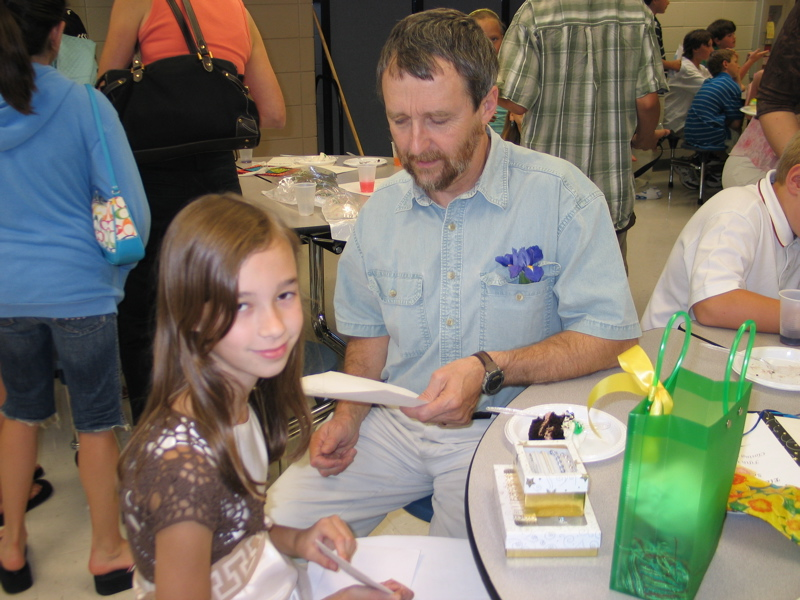
%> input picture torque_code/MAX-MOMENTS-PATCHES/natalieAndMe.jpg, 800 x 600 px, given in place of DSCN3954.jpg, which was not available
$ octave experimentTorque2.m   (GNU Octave 9; MATLAB toolbox functions it lacks are replaced by stand-ins)
%> lines starting %> are read from the running program, lines starting %| are printed output that depends on the picture; in (x1, y1, x2, y2) boxes, pixels count from 0 and x2, y2 are one past the last pixel; in counts of white or black regions, pixels touching at a corner belong together; the program's own positions count from 1; pictures that were not available may be replaced by others from this repository, and a replacement may not be noted
### torque_code/computeCannyEdge.m
function edges = computeCannyEdge( im, thresh,resize, sigma)
%
    if nargin < 2
        thresh = [];
    end

    if nargin < 4
        sigma = 1;
    end

    imGray = rgb2gray( im );
    imGray = double(imGray)/255;

    edgeS = edge( imGray,'canny', thresh, sigma );
    figure(1); imshow(imresize(edgeS,(1/resize)));
    % compute edge direction
    sig = 0.5;
    delt = 1e-5;
    WH = sqrt(2*sig^2*(-log(sqrt(2*pi)*sig*delt)));
    H = fspecial('gaussian',2*ceil(WH)+1,sig);
    imGraySmoothed = imfilter( imGray, H );
    [gx,gy] = gradient( imGraySmoothed );
    theta = atan2( -gx, gy );
    theta( gx==0 & gy==0 ) = NaN;

    % split edges into eight directions
    theta = theta + pi/8.0;
    theta(theta<0) = theta(theta<0) + 2.0*pi;
    edges = zeros([size(edgeS),8]);
    for i=1:8
        mask = ( theta>=(i-1)/8.0*2.0*pi & theta<i/8.0*2.0*pi );
        edges(:,:,i) = edgeS .* mask;
    end


### torque_code/computeTorque.m
function [momentStack] = computeTorque( edges, patchList )
%
% computing torque for edge map
%

    szEdges = size(edges);

	weights = findWeights(edges);

    %figure; imshow(weights)

	replicatedWeights = repmat(weights, [1 1 8]);
	weightedEdges = edges .* replicatedWeights;

	sumEdges = integralStackImage(weightedEdges);

    momentArms = makeMomentArms(szEdges(1), szEdges(2));
	moments = momentArms .* weightedEdges;
	sumMoments = integralStackImage(moments);

	momentStack = findMomentScaleStack( momentArms, sumEdges, sumMoments, patchList );


### torque_code/MAX-MOMENTS-PATCHES/findWeights.m
function weights = findWeights(edges)
%
% Find weights for each pixels, giving lower weights to pixels having several edges

edgeCount = sum(double(edges), 3); % sum along third dimension
zeroWeights = (edgeCount==0); % where weight should be zero
edgeCount(zeroWeights) = 1; % set zeros to 1 to avoid division by zero
weights = ones(size(edgeCount));
weights = weights ./ edgeCount;
weights(zeroWeights) = 0; % set weights to zero where there is no edges

### torque_code/MAX-MOMENTS-PATCHES/integralStackImage.m
function sumStack = integralStackImage(imageStack)

% Input: imageStack(:,:,:) is a stack of images

% Output: sumStack(:,:,:) is a stack of integral images

% Integral images for edges sum up to 1000 x 1000
% Order 1 moments for 1000 x 1000 images can sum up to 10^9
% Order 2 moments can sum up to 10^12; need to use double. int64 does not have addition operation

% CHECK: float arithmetic may be faster

sumCols = zeros(size(imageStack)); % used to sum edges column by column
sumStack = zeros(size(imageStack)); % used to sum sumColsEdges row by row

[nbRows,nbCols] = size(imageStack(:,:,1));

sumCols(:,1,:) = imageStack(:,1,:); % first column of sumColsEdges is same as edges
for iCol = 2:nbCols
    sumCols(:,iCol,:) = sumCols(:,iCol-1,:) + imageStack(:,iCol,:);
end

sumStack(1,:,:) = sumCols(1,:,:); % first row of sumRowsEdges is same as sumColsEdges
for iRow = 2:nbRows
    sumStack(iRow,:,:) = sumStack(iRow-1,:,:) + sumCols(iRow,:,:);
end


### torque_code/MAX-MOMENTS-PATCHES/makeMomentArms.m
function momentArms = makeMomentArms(nbRows, nbCols)
% Moment arms from top left corner of image to edges
% for edge gradients at each pixels in directions N, NE, E, SE, S, SW, W, NW
% in that order

halfSqrt2 = 0.5*sqrt(2);
pixelRows = repmat((1:nbRows)',[1,nbCols]); % row indices of all image pixels
pixelCols = repmat((1:nbCols),[nbRows,1]); % col indices of all image pixels

% Unit vectors for 8 directions of moment arms for 8 edge gradient directions
armDirections = [ -1,         0;            % N: if edge gradient is N, edge vector with bright on right side is left to right, and arm is downward
                  -halfSqrt2, halfSqrt2;    % NE
                   0,         1;            % E
                   halfSqrt2, halfSqrt2;    % SE
                   1,         0;            % S
                   halfSqrt2,-halfSqrt2;    % SW
                   0,        -1;            % W
                  -halfSqrt2,-halfSqrt2];   % NW

for iCount = 1:8
    momentArms(:,:,iCount) = armDirections(iCount,1)*pixelRows + armDirections(iCount,2)*pixelCols;
end

### torque_code/MAX-MOMENTS-PATCHES/findMomentScaleStack.m
function scaleStack = findMomentScaleStack(momentArms, sumEdges, sumMoments, patchList)
%
% Find 3D stack of moments over different patch sizes listed in patchList
% Moments are wrt to patch centers, not image corner

nbScales = size(patchList,1);
[nbRows, nbCols, nbDirs] = size(sumEdges);
scaleStack = zeros(nbRows, nbCols, nbScales);

for iScale = 1:nbScales
	iScale;
	patchSize = patchList(iScale);
	edgePatchHisto = findAllPatchHistos(sumEdges, patchSize);
	momentPatchFromCorner = findAllPatchHistos(sumMoments, patchSize);
	momentPatchHisto = momentPatchFromCorner - momentArms .* edgePatchHisto;	% arms from pixel to top left corner
    allDirMomentHisto = sum(momentPatchHisto, 3); % sum 8 moments
%	normalizer = sum(abs(allDirMomentHisto(:)))/nbPixels; % average all-direction moment FOR THIS SCALE; note the abs
	if 0
%		normalizer = 2*patchSize*patchSize*patchSize/6.0; % max area moment for the patch:Small patches only
		edgeCount = sum(edgePatchHisto, 3); % sum 8 histogram bins to get total edge count
    	scaleStack(:,:,iScale) = allDirMomentHisto ./ edgeCount; % radial moment normalized by edge count
    else
%   	normalizer = max(max(abs(allDirMomentHisto))); % max moment FOR THIS SCALE
		normalizer = 2*patchSize * patchSize; % max silhouette moment for the patch; BEST 1/13/2008
    	scaleStack(:,:,iScale) = allDirMomentHisto/normalizer; % normalized radial moment
   	end
end

### torque_code/findMaxMinTorqueScale.m
function [scaleMap,scaleValue,scaleStackMin,scaleStackMax] = findMaxMinTorqueScale( scaleStack, patchList )
%
    scaleStackMax = max( scaleStack, [], 3 );
    scaleStackMin = min( scaleStack, [], 3 );

    height = size(scaleStack,1);
    width  = size(scaleStack,2);
    scales = size(scaleStack,3);

    if exist( 'patchList', 'var' ) ~= 1 || isempty( patchList )
        patchList = 1:scales;
    end

    flgMax = scaleStack==repmat( scaleStackMax,[1,1,scales] );
    flgMin = scaleStack==repmat( scaleStackMin,[1,1,scales] );


    scaleIndex = repmat( reshape( patchList, [1,1,scales] ), [height,width,1] );

    scaleMapMax = max( flgMax.*scaleIndex, [], 3 );
    scaleMapMin = max( flgMin.*scaleIndex, [], 3 );

    msk = scaleStackMax>=-scaleStackMin;

    scaleValue = scaleStackMin;
    scaleValue(msk) = scaleStackMax(msk);

    scaleMap = -scaleMapMin;
    scaleMap(msk) = scaleMapMax(msk);

    mskNaN = prod(double(flgMax),3)==1 | prod(double(flgMin),3)==1;

    scaleMap( mskNaN ) = NaN;

    mskNaN = ( scaleStackMax ~= 0 ) & ( scaleStackMax == -scaleStackMin );
    scaleValue( mskNaN ) = NaN;

### torque_code/MAX-MOMENTS-PATCHES/find3DMax.m
function maxFlags = find3DMax(stack, patchList)
%
% Given stack of images obtained by patches of increasing scale from top to bottom
% Find locations of pixels that are maxima both in plane of images
% and in scale (third dimension of stack)
% Note: it does not make sense to say that the max point should be some threshold more than its neighbors
% The reason is that maxima are regions where the derivative is zero,
% and therefore the value at the point is almost the same as at its neighbors

if 1
shifts3D = 		   [3, 0, 0; % check far
					0,-3, 0;
				   -3, 0, 0;
				    0, 3, 0;
 		   			2, 0, 0; % check close too
					0,-2, 0;
				   -2, 0, 0;
				    0, 2, 0;
 		   			1, 0, 0; % check close too
					0,-1, 0;
				   -1, 0, 0;
				    0, 1, 0;
					0, 0, 1; % check 2 neighbor scales
					0, 0,-1];
else
shifts3D = 		   [5, 0, 0; % check far
					0,-5, 0;
				   -5, 0, 0;
				    0, 5, 0;
 		   			3, 0, 0; % check close too
					0,-3, 0;
				   -3, 0, 0;
				    0, 3, 0;
 		   			1, 0, 0; % check close too
					0,-1, 0;
				   -1, 0, 0;
				    0, 1, 0;
					0, 0, 1; % check 2 neighbor scales
					0, 0,-1];
end
verticalShifts = [0,1,-1];

stackDim = size(stack);
maxFlags = logical(ones(stackDim));

for iShift = 1:size(shifts3D,1)
    dir3D = shifts3D(iShift,:);
    shiftedStack = my3DShift(stack, dir3D);
    maxFlags = maxFlags & (stack>shiftedStack);
end

% thresholdedStack = abs(stack) > 0.5; % MOVE THIS OUT TO THE OPEN
% maxFlags = maxFlags & thresholdedStack;

% remove maxima caused by edge effects
maxFlags(:,:,1)=0;
maxFlags(:,:,end)=0;
for iScale = 1:size(patchList,1)
	borderSize = round(patchList(iScale)/2); % half size of patch
	maxFlags(1:borderSize,:,iScale)=0;
	maxFlags(end-borderSize+1:end,:,iScale)=0;
	maxFlags(:,1:borderSize,iScale)=0;
	maxFlags(:,end-borderSize+1:end,iScale)=0;
end

### torque_code/MAX-MOMENTS-PATCHES/sortPatches.m
function sortedPatches = sortPatches(stack, patchList, nbPatches)
%
% Sort patches by area value in stack
% Descending order
% sortedPatches has one patch per row
% listing row, col, patch height, patch width, scale and moment value
% scales defines the index in the third dimension of the stack,
% patchList gives the actual size of the square patches at each of the scales indices

[sortedValues, indexMap] = sort(stack(:), 1, 'descend'); % sort in descending order.
nonZeroValueIndices = find(sortedValues ~= 0);
nbNonZeroMoments = length(nonZeroValueIndices);
nbPatches = min(nbNonZeroMoments, nbPatches); % do not keep zero elements

[rows, cols, scales] = ind2sub(size(stack), indexMap); % replace linear indexMap with 3D version

shortScaleList = scales(1:nbPatches,:);
shortPatchList = patchList(shortScaleList);

sortedPatches = [rows(1:nbPatches,:), cols(1:nbPatches,:), shortPatchList(:), shortScaleList(:), sortedValues(1:nbPatches)];

### torque_code/computeTorqueExtrema.m
function [sortedTorqueMaximum, sortedTorqueMinimum] = computeTorqueExtrema( momentStack, patchList )
%
    maxFlags = find3DMax( momentStack, patchList);
    minFlags = find3DMax(-momentStack, patchList);

    maxStack = momentStack .*maxFlags;
    minStack = momentStack .*minFlags;

    sortedTorqueMaximum = sortPatches( maxStack, patchList, 750);
    sortedTorqueMinimum = sortPatches(-minStack, patchList, 750);

### torque_code/findExtrema.m
function [flgMinima, flgMaxima] = findExtrema( valueMap )
%
    w = 5;

    flgMaxima = true( size(valueMap) );
    flgMinima = true( size(valueMap) );
    for sc = -w:w
        for sr = -w:w
            if sr==0 && sc==0
                continue
            end
            valueMapShift = circshift( valueMap, [sr,sc] );
            flgMaxima = flgMaxima & (valueMap>valueMapShift);
            flgMinima = flgMinima & (valueMap<valueMapShift);
        end
    end


### torque_code/computeTorqueExtremaValueMap.m
function [sortedTorqueMaximum, sortedTorqueMinimum] = computeTorqueExtremaValueMap( valueMap, momentStack, patchList, num )
%
    if nargin < 4
        num = 500;
    end

    [minFlags, maxFlags] = findExtrema( valueMap );

    maxFlags = (momentStack == repmat(valueMap,[1,1,size(momentStack,3)])) .* repmat(maxFlags,[1,1,size(momentStack,3)]);
    minFlags = (momentStack == repmat(valueMap,[1,1,size(momentStack,3)])) .* repmat(minFlags,[1,1,size(momentStack,3)]);

    maxStack = momentStack .*maxFlags;
    minStack = momentStack .*minFlags;

    sortedTorqueMaximum = sortPatches( maxStack, patchList, num );
    sortedTorqueMinimum = sortPatches(-minStack, patchList, num );

### torque_code/computeEdgeContribution.m
function sumEdgeContribution = computeEdgeContribution( edges, pt, patchSize )
%
% computing contributions for every edge pixels to a
% torque at a given point and patch size.
%


    szEdges = size(edges);

	weights = findWeights(edges);
	replicatedWeights = repmat(weights, [1 1 8]);
	weightedEdges = edges .* replicatedWeights;

    momentArms = makeMomentArms(szEdges(1), szEdges(2));

    sumEdgeContribution = zeros( szEdges );

    for i=1:size(pt,1)
        width = patchSize(i);

        halfSize = floor(0.5 * width);

        normalizer = 2 * width * width;

        momentArmsFromCenter = momentArms - repmat(momentArms(pt(i,2),pt(i,1),:), szEdges(1:2));
        edgeContribution = momentArmsFromCenter .* weightedEdges;

        edgeContribution = edgeContribution/normalizer;

        edgeContribution(1:max(1,pt(i,2)-halfSize-1),:,:) = 0;
        edgeContribution(:,1:max(1,pt(i,1)-halfSize-1),:) = 0;
        edgeContribution(min(pt(i,2)+halfSize+1,szEdges(1)):end,:,:) = 0;
        edgeContribution(:,min(pt(i,1)+halfSize+1,szEdges(2)):end,:) = 0;

        sumEdgeContribution = sumEdgeContribution + edgeContribution;
    end


### torque_code/MAX-MOMENTS-PATCHES/findAllPatchHistos.m
function patchHisto = findAllPatchHistos(integralStack, patchSize)
%
% Given a stack of integral images and a patch size for a square patch
% Generate a stack of 8 images
% where each pixel value is the sum of counts in the patch centered at that pixel
% This function can also be applied for computing moments inside patches
% e.g. with the call momentPatchHisto = findAllPatchHistos(integralStack, directions, patchSize)
%
% If the patch is straight, the shift directions are [-1, -1; 1, -1; 1, 1; -1, 1]
% If the patch is diagonal, the shift directions are [-1, 0; 0, -1; 1, 0; 0, 1]
% But this is a bit more complicated because diagonal patches have interlaced diagonal cumulations

% 3D shift is needed because the array being shifted is a 3D array

halfSize = floor(0.5 * patchSize);

shiftVectors = [-halfSize,-halfSize; halfSize+1,-halfSize; halfSize+1,halfSize+1; -halfSize,halfSize+1];

patchHisto = zeros(size(integralStack));


for iCount = 1:size(shiftVectors,1)
	shift3D = [shiftVectors(iCount,:), 0]; % 3D vector, but third dimension is always 0 here
	shiftedStack = my3DShift(integralStack, shift3D);
	patchHisto = patchHisto + (-1)^(iCount-1) * shiftedStack; % signs alternate +,-,+,-
end

% disp('Using new findAllPatchHistos');

### torque_code/MAX-MOMENTS-PATCHES/my3DShift.m
function shiftedStack = my3DShift(stack, shift3DVector)

absShift = abs(shift3DVector);
% Shift stack by shift3DVector(1) rows, shift3DVector(2) cols and shift3DVector(3) layers
% These can be positive or negative
% Use same format as stack came in
% Note: the image itself is translated by shiftVector, NOT the observation point in the image

% Pad array with zeros using padarray
absShift = abs(shift3DVector);
paddedStack = padarray(stack, absShift, 'replicate', 'both');
% paddedSize = size(paddedStack);

% Circle-shift image
circleShifted = circshift(paddedStack, shift3DVector);
% Truncate circleShifted to remove extra padding and get back to stack size
% shiftedStack = circleShifted(absShift(1)+1:paddedSize(1)-absShift(1), ...
%						absShift(2)+1:paddedSize(2)-absShift(2), ....
%						absShift(3)+1:paddedSize(3)-absShift(3));
shiftedStack = circleShifted(absShift(1)+1:end-absShift(1), ...
						absShift(2)+1:end-absShift(2), ....
						absShift(3)+1:end-absShift(3));

### torque_code/experimentTorque2.m
clear
close all

addpath MAX-MOMENTS-PATCHES
dir =  'C:\Data\matlab\torque\codeTorque1\filter-training\wine-glass1\';
dir =  'C:\Data\Images\tool-images\';
%image_name = [dir, 'salad-fork_1310354824.725504_RGB.png'];
%image_name = [dir, 'DSCN3949.jpg'];
image_name = [dir, 'DSCN3954.jpg'];
im = imread(image_name);
%> im is the input picture: size 600x800x3 uint8; mean R, G, B 126.4, 119.7, 107.3
im = imresize(im,0.4);
%> im: size 240x320x3 uint8
figure; imagesc(im); axis image; axis off; colormap jet
%im = imread( '101085.jpg' );
%im = imread( 'rgb_image_small.png' );

% edge detection
thresh = [];    % adjust thresh
edges = computeCannyEdge( im, thresh );
%> in computeCannyEdge, `edgeS = edge( imGray,'canny', thresh, sigma );`:
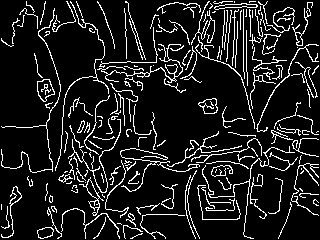
%> edgeS: size 240x320 logical; 11.6% white in thin lines or dots

% compute torque maps
patchList = (3:2:43)';
%patchList = (3:4:31)';
momentStack = computeTorque( edges, patchList );
%> in findWeights, `edgeCount = sum(double(edges), 3);`: edgeCount: size 240x320 double; values 0 (black) and 1 (white), 11.6% white in thin lines or dots
%> in findWeights, `zeroWeights = (edgeCount==0);`: zeroWeights: size 240x320 logical; 88.4% white; black in thin lines or dots
%> in findWeights, `edgeCount(zeroWeights) = 1;`: edgeCount: size 240x320 double; every value is 1
%> in integralStackImage, `[nbRows,nbCols] = size(imageStack(:,:,1));`: nbRows = 240; nbCols = 320
%> after the loop in findMomentScaleStack, `for iScale = 1:nbScales`: normalizer = 3698
figure;
imagesc( momentStack(:,:,1) );
axis image; axis off; colormap jet
figure;
imagesc( momentStack(:,:,6) );
axis image; axis off; colormap jet
figure;
imagesc( momentStack(:,:,11) );
axis image; axis off; colormap jet
% compute scale map and value map
[scaleMap, valueMap, momentStackMin, momentStackMax] = findMaxMinTorqueScale( momentStack, patchList );
%> in findMaxMinTorqueScale, `msk = scaleStackMax>=-scaleStackMin;`:
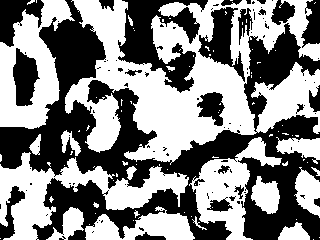
%> msk: size 240x320 logical; 52.6% white; 100 black regions (77 under 20 px), largest, box (x1, y1, x2, y2) and area: (0, 0, 320, 240) 25385, (118, 0, 208, 93) 3761, (198, 7, 245, 82) 1405
%> in findMaxMinTorqueScale, `scaleValue(msk) = scaleStackMax(msk);`:
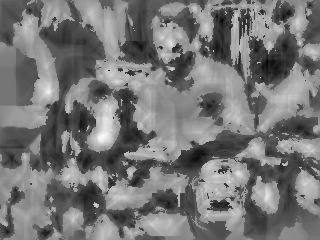
%> scaleValue: size 240x320 double; min -0.707, max 0.827, mean 0.00656; drawn with min black and max white
%> in findMaxMinTorqueScale, `mskNaN = prod(double(flgMax),3)==1 | prod(double(flgMin),3)==1;`: mskNaN: size 240x320 logical; 0.72% white; 1 white region, box (x1, y1, x2, y2) and area: (0, 68, 16, 105) 553
%> in findMaxMinTorqueScale, `scaleMap( mskNaN ) = NaN;`:
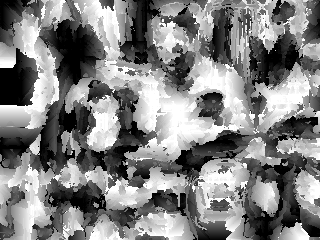
%> scaleMap: size 240x320 double; 0.72% of the values are NaN or infinite; the others: min -43, max 43, mean 1.14; drawn with min black, max white, NaN and infinite black
%> in findMaxMinTorqueScale, `mskNaN = ( scaleStackMax ~= 0 ) & ( scaleStackMax == -scaleStackMin );`: mskNaN: size 240x320 logical; 0% white in thin lines or dots, all inside (x1, y1, x2, y2) = (242, 63, 243, 64)
%> in findMaxMinTorqueScale, `scaleValue( mskNaN ) = NaN;`: scaleValue: size 240x320 double; under 0.01% of pixels changed, all inside (x1, y1, x2, y2) = (242, 63, 243, 64)

% find extrema in torque volume
[torqueMax, torqueMin] = computeTorqueExtrema( momentStack, patchList );
%> in sortPatches, `nonZeroValueIndices = find(sortedValues ~= 0);`: nonZeroValueIndices = 7233 values from 1 to 1612800
%> in sortPatches, `nbNonZeroMoments = length(nonZeroValueIndices);`: nbNonZeroMoments = 7233
%> in sortPatches, `nbPatches = min(nbNonZeroMoments, nbPatches);`: nbPatches = 750
%> in sortPatches, `shortScaleList = scales(1:nbPatches,:);`: shortScaleList = 750 values, max 20 at index 13, min 2 at index 67, mean 9.98
%> in sortPatches, `shortPatchList = patchList(shortScaleList);`: shortPatchList = 750 values, max 41 at index 13, min 5 at index 67, mean 20.95
%> in sortPatches, `sortedPatches = [rows(1:nbPatches,:), cols(1:nbPatches,:), shortPatchL..`: sortedPatches = 750 rows, first 8: [136 104 35 17 0.827; 137 103 37 18 0.801; 138 101 31 15 0.792; 135 105 33 16 0.775; 139 102 33 16 0.774; 137 106 31 15 0.767; 137 100 29 14 0.765; 92 49 25 12 0.748]
%> in computeTorqueExtrema, `sortedTorqueMaximum = sortPatches( maxStack, patchList, 750);`: sortedTorqueMaximum has the same summary as sortedPatches in sortPatches
%> in sortPatches (call 2), `sortedPatches = [rows(1:nbPatches,:), cols(1:nbPatches,:), shortPatchL..`: sortedPatches = 750 rows, first 8: [21 222 27 13 0.685; 155 203 19 9 0.651; 14 289 13 6 0.65; 159 199 27 13 0.64; 63 267 41 20 0.626; 158 197 23 11 0.622; 22 223 29 14 0.618; 158 198 29 14 0.614]
%> in computeTorqueExtrema, `sortedTorqueMinimum = sortPatches(-minStack, patchList, 750);`: sortedTorqueMinimum has the same summary as sortedPatches in sortPatches
%> torqueMax = 750 rows, first 8: [136 104 35 17 0.827; 137 103 37 18 0.801; 138 101 31 15 0.792; 135 105 33 16 0.775; 139 102 33 16 0.774; 137 106 31 15 0.767; 137 100 29 14 0.765; 92 49 25 12 0.748]; torqueMin has the same summary as sortedPatches in sortPatches

% find extrema in value map
[torqueMaxValueMap, torqueMinValueMap] = computeTorqueExtremaValueMap( valueMap, momentStack, patchList );
%> after the loop in findExtrema, `for sc = -w:w`: flgMaxima: size 240x320 logical; 0.3% white in thin lines or dots
%> after the loop in findExtrema, `for sc = -w:w`:
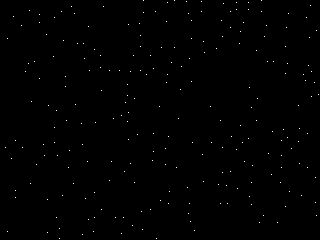
%> flgMinima: size 240x320 logical; 0.3% white in thin lines or dots
%> in sortPatches (call 3), `sortedPatches = [rows(1:nbPatches,:), cols(1:nbPatches,:), shortPatchL..`: sortedPatches = 234 rows, first 8: [136 104 35 17 0.827; 92 49 25 12 0.748; 119 106 43 21 0.686; 198 267 33 16 0.685; 107 107 23 11 0.652; 174 239 25 12 0.643; 44 172 37 18 0.64; 82 118 21 10 0.598]
%> in computeTorqueExtremaValueMap, `sortedTorqueMaximum = sortPatches( maxStack, patchList, num );`: sortedTorqueMaximum has the same summary as sortedPatches in sortPatches
%> in sortPatches (call 4), `sortedPatches = [rows(1:nbPatches,:), cols(1:nbPatches,:), shortPatchL..`: sortedPatches = 232 rows, first 8: [62 268 43 21 0.707; 21 222 27 13 0.685; 155 203 19 9 0.651; 14 289 13 6 0.65; 62 274 43 21 0.625; 47 141 33 16 0.605; 204 169 11 5 0.602; 51 257 21 10 0.601]
%> in computeTorqueExtremaValueMap, `sortedTorqueMinimum = sortPatches(-minStack, patchList, num );`: sortedTorqueMinimum has the same summary as sortedPatches in sortPatches
%> torqueMaxValueMap = 234 rows, first 8: [136 104 35 17 0.827; 92 49 25 12 0.748; 119 106 43 21 0.686; 198 267 33 16 0.685; 107 107 23 11 0.652; 174 239 25 12 0.643; 44 172 37 18 0.64; 82 118 21 10 0.598]; torqueMinValueMap has the same summary as sortedPatches in sortPatches

% stregthened edges
edgeContMaximum = computeEdgeContribution( edges, [torqueMax(:,2),torqueMax(:,1)], torqueMax(:,3) );
%> the loop in computeEdgeContribution, `for i=1:size(pt,1)` made 750 passes
%> (width, halfSize, normalizer) on passes 1 to 3: (35, 17, 2450), (37, 18, 2738), (31, 15, 1922)
edgeContMinimum = computeEdgeContribution( edges, [torqueMin(:,2),torqueMin(:,1)], torqueMin(:,3) );
%> the loop in computeEdgeContribution (call 2), `for i=1:size(pt,1)` made 750 passes
%> (width, halfSize, normalizer) on passes 1 to 3: (27, 13, 1458), (19, 9, 722), (13, 6, 338)

%
% display
%

% image
figure;
imshow( im );
title( 'test image' )

% edges
figure;
imagesc( sum(edges,3) );
title( 'edge map' );
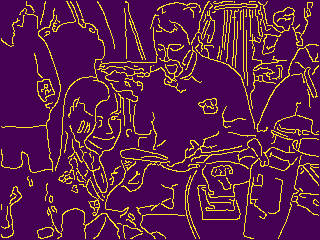
%> displayed picture: size 240x320x3, on the screen's scale of 0 to 255; mean R, G, B 89.4, 27.7, 78.6

% value map with extrema
valueMapMax = max( valueMap(:) );
%> valueMapMax = 0.827
valueMapMin = min( valueMap(:) );
%> valueMapMin = -0.707
if valueMapMax >= -valueMapMin
    valueMapMin = -valueMapMax;
%> valueMapMin = -0.827
else
    valueMapMax = -valueMapMin;
end
imagesc( valueMap, [valueMapMin, valueMapMax] );
axis image; axis off; colormap jet
hold on
% [9 lines of commented-out code are left out]
figure;
imagesc(  sum(edgeContMaximum,3), [0,max(max(sum(edgeContMaximum,3)))] );
axis image; axis off; colormap gray
title( 'strengthened edges by positive torque' );

figure;
imagesc( -sum(edgeContMinimum,3), [0,max(max(sum(-edgeContMinimum,3)))]  );
axis image; axis off; colormap gray
title( 'strengthened edges by negative torque' );
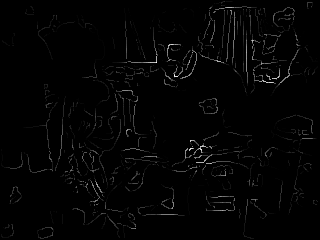
%> displayed picture: size 240x320x3, on the screen's scale of 0 to 255; min 0, max 255, mean 3.7
